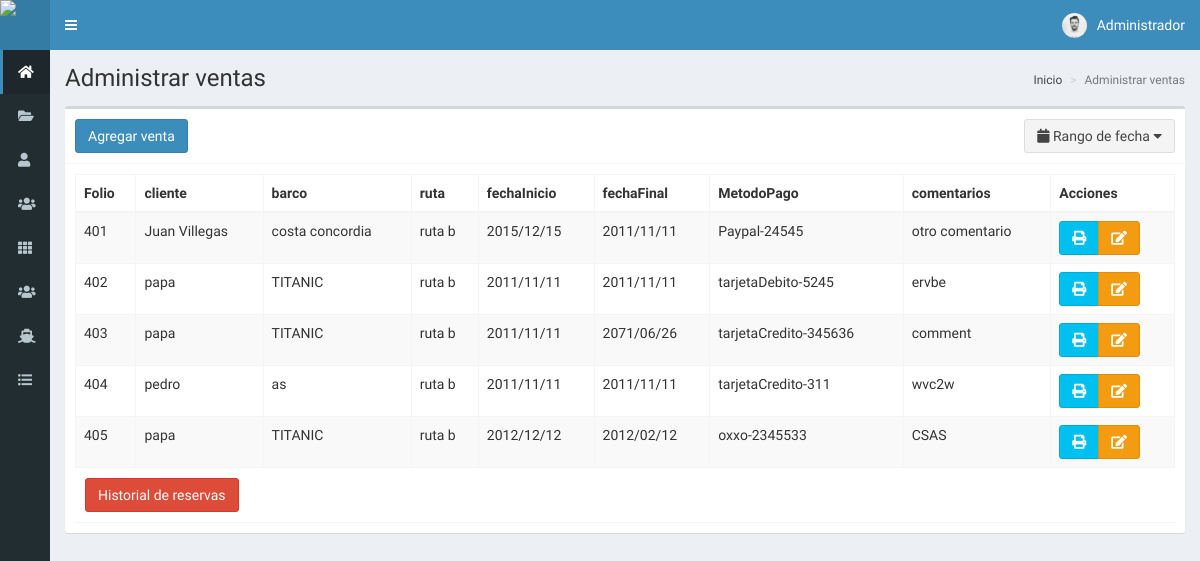
The app's page /administrarReservas (signed in) with its own data.
### tables this page shows
CREATE TABLE `reservas` (
  `id` int(11) NOT NULL,
  `cProveedor` varchar(25) NOT NULL,
  `categoria` int(11) NOT NULL,
  `folio` int(11) NOT NULL,
  `id_vendedor` int(11) NOT NULL,
  `barco` int(11) NOT NULL,
  `imgBarco` varchar(255) NOT NULL,
  `idRuta` int(11) NOT NULL,
  `imgRuta` varchar(255) NOT NULL,
  `htmlRuta` varchar(255) NOT NULL,
  `idCliente` int(11) NOT NULL,
  `adultos` int(11) DEFAULT NULL,
  `menores` int(11) DEFAULT NULL,
  `nombrePasajeros` text NOT NULL,
  `fechaInicio` varchar(50) NOT NULL,
  `fechaFinal` varchar(50) NOT NULL,
  `habitacion` varchar(50) NOT NULL,
  `numHabitacion` varchar(50) NOT NULL,
  `mealPlan` varchar(100) NOT NULL,
  `estatus` varchar(20) NOT NULL,
  `vencimiento` varchar(50) NOT NULL,
  `costo` float NOT NULL,
  `metodoPago` text NOT NULL,
  `codigo` text NOT NULL,
  `comentarios` varchar(500) NOT NULL,
  `fecha` timestamp NOT NULL DEFAULT CURRENT_TIMESTAMP
);

CREATE TABLE `clientes` (
  `id` int(11) NOT NULL,
  `nombre` text NOT NULL,
  `documento` text NOT NULL,
  `direccion` text NOT NULL,
  `email` text NOT NULL,
  `telefono` text NOT NULL,
  `telefono2` text NOT NULL,
  `fecha` timestamp NOT NULL DEFAULT CURRENT_TIMESTAMP ON UPDATE CURRENT_TIMESTAMP
);

CREATE TABLE `barcos` (
  `id` int(11) NOT NULL,
  `idCategoria` int(11) NOT NULL,
  `nombre` text NOT NULL,
  `compania` text NOT NULL,
  `pasajeros` int(11) NOT NULL,
  `construccion` bigint(11) NOT NULL,
  `tonelaje` bigint(11) NOT NULL,
  `tripulacion` bigint(11) NOT NULL,
  `descripcion` text NOT NULL,
  `velocidad` varchar(11) NOT NULL,
  `cubiertas` int(11) NOT NULL,
  `largo` int(11) NOT NULL,
  `ancho` int(11) NOT NULL,
  `imagen` text NOT NULL,
  `codigo` text NOT NULL
);

CREATE TABLE `rutas` (
  `id` int(11) NOT NULL,
  `idCategoria` int(11) NOT NULL,
  `codigo` int(11) NOT NULL,
  `descripcion` varchar(100) NOT NULL,
  `noches` int(11) NOT NULL,
  `puertos` int(11) NOT NULL,
  `embarque` varchar(100) NOT NULL,
  `desembarque` varchar(100) NOT NULL,
  `html` text NOT NULL,
  `imagen` text NOT NULL,
  `fecha` timestamp NOT NULL DEFAULT CURRENT_TIMESTAMP ON UPDATE CURRENT_TIMESTAMP
);

### controladores/plantilla.controlador.php (called while the page is built)
<?php
class ControladorPlantilla{
	static public function ctrPlantilla(){
		include "vistas/plantilla.php";
	}
}

### index.php (called while the page is built, shortened)
<?php
require_once "controladores/plantilla.controlador.php";
require_once "controladores/usuarios.controlador.php";
require_once "controladores/clientes.controlador.php";
require_once "controladores/barcos.controlador.php";
require_once "controladores/rutas.controlador.php";
require_once "controladores/reservas.controlador.php";
require_once "modelos/clientes.modelo.php";
require_once "modelos/barcos.modelo.php";
require_once "modelos/rutas.modelo.php";
require_once "modelos/reservas.modelo.php";
$plantilla = new ControladorPlantilla();
$plantilla -> ctrPlantilla();

### controladores/reservas.controlador.php (called while the page is built, shortened)
<?php
class ControladorReservas{
	static public function ctrRangoFechasVentas($fechaInicial, $fechaFinal){
		$tabla = "reservas";
		$respuesta = ModeloReservas::mdlRangoFechasVentas($tabla, $fechaInicial, $fechaFinal);
		return $respuesta;
	}
}

### modelos/conexion.php (called while the page is built)
<?php
class Conexion{
	static public function conectar(){
		$link = new PDO("mysql:host=localhost;dbname=travelday_admin",
			            "root",
			            "");
		$link->exec("set names utf8");
		return $link;
	}
}

### modelos/reservas.modelo.php (called while the page is built, shortened)
<?php
require_once "conexion.php";
class ModeloReservas{
	static public function mdlRangoFechasVentas($tabla, $fechaInicial, $fechaFinal){
		if($fechaInicial == null){
			$stmt = Conexion::conectar()->prepare("SELECT * FROM $tabla ORDER BY id ASC");
			$stmt -> execute();
			return $stmt -> fetchAll();
		}else if($fechaInicial == $fechaFinal){
			$stmt = Conexion::conectar()->prepare("SELECT * FROM $tabla WHERE fecha like '%$fechaFinal%'");
			$stmt -> bindParam(":fecha", $fechaFinal, PDO::PARAM_STR);
			$stmt -> execute();
			return $stmt -> fetchAll();
		}
	}
}

### controladores/clientes.controlador.php (called while the page is built, shortened)
<?php
class ControladorClientes{
	static public function ctrMostrarClientes($item, $valor){
		$tabla = "clientes";
		$respuesta = ModeloClientes::mdlMostrarClientes($tabla, $item, $valor);
		return $respuesta;
	}
}

### modelos/clientes.modelo.php (called while the page is built, shortened)
<?php
require_once "conexion.php";
class ModeloClientes{
	static public function mdlMostrarClientes($tabla, $item, $valor){
		if($item != null){
			$stmt = Conexion::conectar()->prepare("SELECT * FROM $tabla WHERE $item = :$item");
			$stmt -> bindParam(":".$item, $valor, PDO::PARAM_STR);
			$stmt -> execute();
			return $stmt -> fetch();
		}else{
			$stmt = Conexion::conectar()->prepare("SELECT * FROM $tabla");
			$stmt -> execute();
			return $stmt -> fetchAll();
		}
	}
}

### controladores/barcos.controlador.php (called while the page is built, shortened)
<?php
class ControladorBarcos{
	static public function ctrMostrarBarcos($item, $valor){
		$tabla = "barcos";
		$respuesta = ModeloBarcos::mdlMostrarBarcos($tabla, $item, $valor);
		return $respuesta;
	}
}
?>

### modelos/barcos.modelo.php (called while the page is built, shortened)
<?php
require_once "conexion.php";
class ModeloBarcos{
	static public function mdlMostrarBarcos($tabla, $item, $valor){
		if($item != null){
			$stmt = Conexion::conectar()->prepare("SELECT * FROM $tabla WHERE $item = :$item ORDER BY id DESC");
			$stmt -> bindParam(":".$item, $valor, PDO::PARAM_STR);
			$stmt -> execute();
			return $stmt -> fetch();
		}else{
			$stmt = Conexion::conectar()->prepare("SELECT * FROM $tabla");
			$stmt -> execute();
			return $stmt -> fetchAll();
		}
	}
}

### controladores/rutas.controlador.php (called while the page is built, shortened)
<?php
class ControladorRutas{
	static public function ctrMostrarRutas($item, $valor){
		$tabla = "rutas";
		$respuesta = ModeloRutas::mdlMostrarRutas($tabla, $item, $valor);
		return $respuesta;
	}
}

### modelos/rutas.modelo.php (called while the page is built, shortened)
<?php
require_once "conexion.php";
class ModeloRutas{
	static public function mdlMostrarRutas($tabla, $item, $valor){
		if($item != null){
			$stmt = Conexion::conectar()->prepare("SELECT * FROM $tabla WHERE $item = :$item ORDER BY id DESC");
			$stmt -> bindParam(":".$item, $valor, PDO::PARAM_STR);
			$stmt -> execute();
			return $stmt -> fetch();
		}else{
			$stmt = Conexion::conectar()->prepare("SELECT * FROM $tabla");
			$stmt -> execute();
			return $stmt -> fetchAll();
		}
	}
}

### vistas/modulos/administrarReservas.php (the view)
<div class="content-wrapper">
  <section class="content-header">
    <h1>
      Administrar ventas
    </h1>
    <ol class="breadcrumb">
      <li><a href="inicio"><i class="fa fa-dashboard"></i> Inicio</a></li>
      <li class="active">Administrar ventas</li>
    </ol>
  </section>
  <section class="content">
    <div class="box">
      <div class="box-header with-border">
        <a href="reservas-crucero">
          <button class="btn btn-primary">
            Agregar venta
          </button>
        </a>
         <button type="button" class="btn btn-default pull-right" id="daterange-btn">
            <span>
              <i class="fa fa-calendar"></i> Rango de fecha
            </span>
            <i class="fa fa-caret-down"></i>
         </button>
      </div>
      <div class="box-body">
       <table class="table table-bordered table-striped dt-responsive tablas" width="100%">
        <thead>
         <tr>
           <th>Folio</th>
           <th>cliente</th>
           <th>barco</th>
           <th>ruta</th>
           <th>fechaInicio</th>
           <th>fechaFinal</th>
           <th>MetodoPago</th>
            <th>comentarios</th>
           <th>Acciones</th>
         </tr>
        </thead>
        <tbody>
        <?php
          if(isset($_GET["fechaInicial"])){
            $fechaInicial = $_GET["fechaInicial"];
            $fechaFinal = $_GET["fechaFinal"];
          }else{
            $fechaInicial = null;
            $fechaFinal = null;
          }
          $respuesta = ControladorReservas::ctrRangoFechasVentas($fechaInicial, $fechaFinal);
          foreach ($respuesta as $key => $value) {
            if ($value['estatus'] == " activo"){
                echo '<tr>
                  <td>'.$value["folio"].'</td>';
                  $itemCliente = "id";
                  $valorCliente = $value["idCliente"];
                  $respuestaCliente = ControladorClientes::ctrMostrarClientes($itemCliente, $valorCliente);
                  echo '<td>'.$respuestaCliente["nombre"].'</td>';
                  $itemUsuario = "id";
                  $valorUsuario = $value["barco"];
                  $respuestaUsuario = ControladorBarcos::ctrMostrarBarcos($itemUsuario, $valorUsuario);
                  echo '<td>'.$respuestaUsuario["nombre"].'</td>';
                  $itemUsuario = "id";
                  $valorUsuario = $value["idRuta"];
                  $respuestaUsuario = ControladorRutas::ctrMostrarRutas($itemUsuario, $valorUsuario);
                  echo '<td>'.$respuestaUsuario["descripcion"].'</td>';
                  echo '<td>'.$value["fechaInicio"].'</td>';
                  echo '<td>'.$value["fechaFinal"].'</td>';
                    echo '<td>'.$value['metodoPago'].'-'.$value['codigo'].'</td>';
                  echo '<td>'.$value["comentarios"].'</td>';
                   echo '
                        <td>
                    <div class="btn-group">
                      <button class="btn btn-info fa-1x imprimirReserva" idReserva="'.$value["id"].'"><i class="fas fa-print"></i></button>';
                       if($_SESSION["perfil"] == "Administrador" || $_SESSION["perfil"] == "Especial" ){
                          echo'
                      <button class="btn btn-warning btnEditarReserva" idReserva="'.$value["id"].'"><i class="fas fa-edit"></i></button>';}
                    echo '</div>
                  </td>
                </tr> ';
            }
            }
        ?>
        </tbody>
       </table>
       <?php
       if($_SESSION["perfil"] == "Administrador" || $_SESSION["perfil"] == "Especial" ){
                          echo'
       <div class="box-header with-border">
        <a href="historial-reservas">
          <button class="btn btn-danger">
            Historial de reservas
          </button>
        </a>
      </div>';
    }
      ?>
      </div>
    </div>
  </section>
</div>

### records on screen
reservas: folio "401", idCliente.nombre "Juan Villegas", barcos.nombre "costa concordia", idRuta.descripcion "ruta b", fechaInicio "2015/12/15", fechaFinal "2011/11/11", metodoPago "Paypal", codigo "24545", comentarios "otro comentario"
reservas: folio "402", idCliente.nombre "papa", barcos.nombre "TITANIC", idRuta.descripcion "ruta b", fechaInicio "2011/11/11", fechaFinal "2011/11/11", metodoPago "tarjetaDebito", codigo "5245", comentarios "ervbe"
reservas: folio "403", idCliente.nombre "papa", barcos.nombre "TITANIC", idRuta.descripcion "ruta b", fechaInicio "2011/11/11", fechaFinal "2071/06/26", metodoPago "tarjetaCredito", codigo "345636", comentarios "comment"
reservas: folio "404", idCliente.nombre "pedro", barcos.nombre "as", idRuta.descripcion "ruta b", fechaInicio "2011/11/11", fechaFinal "2011/11/11", metodoPago "tarjetaCredito", codigo "311", comentarios "wvc2w"
reservas: folio "405", idCliente.nombre "papa", barcos.nombre "TITANIC", idRuta.descripcion "ruta b", fechaInicio "2012/12/12", fechaFinal "2012/02/12", metodoPago "oxxo", codigo "2345533", comentarios "CSAS"

### other values on screen
$_SESSION["nombre"] "Administrador"
